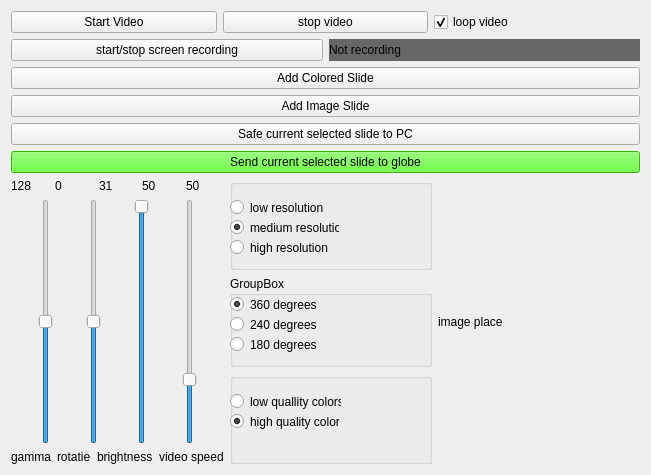
<?xml version="1.0" encoding="UTF-8"?>
<ui version="4.0">
 <class>SlideControl</class>
 <widget class="QWidget" name="SlideControl">
  <property name="geometry">
   <rect>
    <x>0</x>
    <y>0</y>
    <width>651</width>
    <height>475</height>
   </rect>
  </property>
  <property name="windowTitle">
   <string>Form</string>
  </property>
  <layout class="QVBoxLayout" name="verticalLayout_3">
   <item>
    <layout class="QVBoxLayout" name="verticalLayout">
     <item>
      <layout class="QHBoxLayout" name="horizontalLayout_6">
       <item>
        <widget class="QPushButton" name="startVideo">
         <property name="text">
          <string>Start Video</string>
         </property>
        </widget>
       </item>
       <item>
        <widget class="QPushButton" name="pushButton_2">
         <property name="text">
          <string>stop video</string>
         </property>
        </widget>
       </item>
       <item>
        <widget class="QCheckBox" name="loopCheckBox">
         <property name="text">
          <string>loop video</string>
         </property>
         <property name="checked">
          <bool>true</bool>
         </property>
        </widget>
       </item>
      </layout>
     </item>
     <item>
      <layout class="QHBoxLayout" name="horizontalLayout_7">
       <item>
        <widget class="QPushButton" name="pushButton_3">
         <property name="text">
          <string>start/stop screen recording</string>
         </property>
        </widget>
       </item>
       <item>
        <widget class="QLabel" name="recordingStatusLabel">
         <property name="autoFillBackground">
          <bool>false</bool>
         </property>
         <property name="styleSheet">
          <string notr="true">background-color: #666666; color: #000000;
</string>
         </property>
         <property name="text">
          <string>Not recording</string>
         </property>
        </widget>
       </item>
      </layout>
     </item>
     <item>
      <widget class="QPushButton" name="pushButton">
       <property name="text">
        <string>Add Colored Slide</string>
       </property>
      </widget>
     </item>
     <item>
      <widget class="QPushButton" name="addImageButton">
       <property name="text">
        <string>Add Image Slide</string>
       </property>
      </widget>
     </item>
     <item>
      <widget class="QPushButton" name="safeToPc">
       <property name="text">
        <string>Safe current selected slide to PC</string>
       </property>
      </widget>
     </item>
     <item>
      <widget class="QPushButton" name="sendToGlobeButton">
       <property name="styleSheet">
        <string notr="true">background-color: rgb(67, 255, 15);</string>
       </property>
       <property name="text">
        <string>Send current selected slide to globe</string>
       </property>
      </widget>
     </item>
    </layout>
   </item>
   <item>
    <layout class="QHBoxLayout" name="horizontalLayout_4">
     <item>
      <layout class="QVBoxLayout" name="verticalLayout_2">
       <item>
        <layout class="QHBoxLayout" name="horizontalLayout_5">
         <item>
          <widget class="QLabel" name="label_10">
           <property name="text">
            <string>128</string>
           </property>
          </widget>
         </item>
         <item>
          <widget class="QLabel" name="label_9">
           <property name="text">
            <string>0</string>
           </property>
          </widget>
         </item>
         <item>
          <widget class="QLabel" name="label_8">
           <property name="text">
            <string>31</string>
           </property>
          </widget>
         </item>
         <item>
          <widget class="QLabel" name="label_11">
           <property name="text">
            <string>50</string>
           </property>
          </widget>
         </item>
         <item>
          <widget class="QLabel" name="label_7">
           <property name="text">
            <string>50</string>
           </property>
          </widget>
         </item>
        </layout>
       </item>
       <item>
        <layout class="QHBoxLayout" name="horizontalLayout_3">
         <item>
          <widget class="QSlider" name="gammaSlider">
           <property name="maximum">
            <number>255</number>
           </property>
           <property name="singleStep">
            <number>10</number>
           </property>
           <property name="pageStep">
            <number>20</number>
           </property>
           <property name="value">
            <number>128</number>
           </property>
           <property name="orientation">
            <enum>Qt::Vertical</enum>
           </property>
          </widget>
         </item>
         <item>
          <widget class="QSlider" name="rotatieSlider">
           <property name="minimum">
            <number>-128</number>
           </property>
           <property name="maximum">
            <number>128</number>
           </property>
           <property name="singleStep">
            <number>1</number>
           </property>
           <property name="pageStep">
            <number>10</number>
           </property>
           <property name="orientation">
            <enum>Qt::Vertical</enum>
           </property>
          </widget>
         </item>
         <item>
          <widget class="QSlider" name="brightnessSlider">
           <property name="maximum">
            <number>31</number>
           </property>
           <property name="singleStep">
            <number>10</number>
           </property>
           <property name="pageStep">
            <number>20</number>
           </property>
           <property name="value">
            <number>31</number>
           </property>
           <property name="orientation">
            <enum>Qt::Vertical</enum>
           </property>
          </widget>
         </item>
         <item>
          <widget class="QSlider" name="speedSlider">
           <property name="maximum">
            <number>200</number>
           </property>
           <property name="singleStep">
            <number>10</number>
           </property>
           <property name="pageStep">
            <number>20</number>
           </property>
           <property name="value">
            <number>50</number>
           </property>
           <property name="orientation">
            <enum>Qt::Vertical</enum>
           </property>
          </widget>
         </item>
        </layout>
       </item>
       <item>
        <layout class="QHBoxLayout" name="horizontalLayout_2">
         <item>
          <widget class="QLabel" name="label">
           <property name="text">
            <string>gamma</string>
           </property>
          </widget>
         </item>
         <item>
          <widget class="QLabel" name="label_2">
           <property name="text">
            <string>rotatie</string>
           </property>
          </widget>
         </item>
         <item>
          <widget class="QLabel" name="label_3">
           <property name="text">
            <string>brightness</string>
           </property>
          </widget>
         </item>
         <item>
          <widget class="QLabel" name="label_4">
           <property name="text">
            <string>video speed</string>
           </property>
          </widget>
         </item>
        </layout>
       </item>
      </layout>
     </item>
     <item>
      <layout class="QVBoxLayout" name="verticalLayout_4">
       <item>
        <layout class="QVBoxLayout" name="verticalLayout_5">
         <item>
          <layout class="QVBoxLayout" name="verticalLayout_6">
           <item>
            <widget class="QGroupBox" name="groupBox">
             <property name="enabled">
              <bool>true</bool>
             </property>
             <property name="sizePolicy">
              <sizepolicy hsizetype="Minimum" vsizetype="MinimumExpanding">
               <horstretch>0</horstretch>
               <verstretch>0</verstretch>
              </sizepolicy>
             </property>
             <property name="title">
              <string/>
             </property>
             <widget class="QRadioButton" name="ResolutionLow">
              <property name="geometry">
               <rect>
                <x>0</x>
                <y>20</y>
                <width>109</width>
                <height>17</height>
               </rect>
              </property>
              <property name="text">
               <string>low resolution</string>
              </property>
             </widget>
             <widget class="QRadioButton" name="resolutionMedium">
              <property name="geometry">
               <rect>
                <x>0</x>
                <y>40</y>
                <width>109</width>
                <height>17</height>
               </rect>
              </property>
              <property name="text">
               <string>medium resolution</string>
              </property>
              <property name="checked">
               <bool>true</bool>
              </property>
             </widget>
             <widget class="QRadioButton" name="resolutionHigh">
              <property name="geometry">
               <rect>
                <x>0</x>
                <y>60</y>
                <width>109</width>
                <height>17</height>
               </rect>
              </property>
              <property name="text">
               <string>high resolution</string>
              </property>
             </widget>
            </widget>
           </item>
          </layout>
         </item>
         <item>
          <widget class="QGroupBox" name="groupBox_3">
           <property name="sizePolicy">
            <sizepolicy hsizetype="Minimum" vsizetype="MinimumExpanding">
             <horstretch>0</horstretch>
             <verstretch>0</verstretch>
            </sizepolicy>
           </property>
           <property name="title">
            <string>GroupBox</string>
           </property>
           <widget class="QRadioButton" name="degrees360">
            <property name="geometry">
             <rect>
              <x>0</x>
              <y>20</y>
              <width>361</width>
              <height>17</height>
             </rect>
            </property>
            <property name="text">
             <string>360 degrees</string>
            </property>
            <property name="checked">
             <bool>true</bool>
            </property>
           </widget>
           <widget class="QRadioButton" name="degrees240">
            <property name="geometry">
             <rect>
              <x>0</x>
              <y>40</y>
              <width>361</width>
              <height>17</height>
             </rect>
            </property>
            <property name="text">
             <string>240 degrees</string>
            </property>
           </widget>
           <widget class="QRadioButton" name="degrees180">
            <property name="geometry">
             <rect>
              <x>0</x>
              <y>60</y>
              <width>361</width>
              <height>17</height>
             </rect>
            </property>
            <property name="text">
             <string>180 degrees</string>
            </property>
           </widget>
          </widget>
         </item>
         <item>
          <layout class="QVBoxLayout" name="verticalLayout_7">
           <item>
            <widget class="QGroupBox" name="groupBox_2">
             <property name="sizePolicy">
              <sizepolicy hsizetype="Minimum" vsizetype="MinimumExpanding">
               <horstretch>0</horstretch>
               <verstretch>0</verstretch>
              </sizepolicy>
             </property>
             <property name="title">
              <string/>
             </property>
             <widget class="QRadioButton" name="bits4">
              <property name="geometry">
               <rect>
                <x>0</x>
                <y>20</y>
                <width>111</width>
                <height>17</height>
               </rect>
              </property>
              <property name="text">
               <string>low quallity colors</string>
              </property>
             </widget>
             <widget class="QRadioButton" name="bits8">
              <property name="geometry">
               <rect>
                <x>0</x>
                <y>40</y>
                <width>109</width>
                <height>17</height>
               </rect>
              </property>
              <property name="text">
               <string>high quality colors</string>
              </property>
              <property name="checked">
               <bool>true</bool>
              </property>
             </widget>
            </widget>
           </item>
          </layout>
         </item>
        </layout>
       </item>
      </layout>
     </item>
     <item>
      <layout class="QHBoxLayout" name="horizontalLayout">
       <item>
        <widget class="QLabel" name="imageLabel">
         <property name="text">
          <string>image place</string>
         </property>
        </widget>
       </item>
      </layout>
     </item>
    </layout>
   </item>
  </layout>
 </widget>
 <resources/>
 <connections>
  <connection>
   <sender>gammaSlider</sender>
   <signal>valueChanged(int)</signal>
   <receiver>label_10</receiver>
   <slot>setNum(int)</slot>
   <hints>
    <hint type="sourcelabel">
     <x>49</x>
     <y>204</y>
    </hint>
    <hint type="destinationlabel">
     <x>50</x>
     <y>165</y>
    </hint>
   </hints>
  </connection>
  <connection>
   <sender>rotatieSlider</sender>
   <signal>valueChanged(int)</signal>
   <receiver>label_9</receiver>
   <slot>setNum(int)</slot>
   <hints>
    <hint type="sourcelabel">
     <x>93</x>
     <y>195</y>
    </hint>
    <hint type="destinationlabel">
     <x>96</x>
     <y>165</y>
    </hint>
   </hints>
  </connection>
  <connection>
   <sender>brightnessSlider</sender>
   <signal>valueChanged(int)</signal>
   <receiver>label_8</receiver>
   <slot>setNum(int)</slot>
   <hints>
    <hint type="sourcelabel">
     <x>141</x>
     <y>208</y>
    </hint>
    <hint type="destinationlabel">
     <x>142</x>
     <y>160</y>
    </hint>
   </hints>
  </connection>
  <connection>
   <sender>speedSlider</sender>
   <signal>valueChanged(int)</signal>
   <receiver>label_7</receiver>
   <slot>setNum(int)</slot>
   <hints>
    <hint type="sourcelabel">
     <x>190</x>
     <y>227</y>
    </hint>
    <hint type="destinationlabel">
     <x>186</x>
     <y>165</y>
    </hint>
   </hints>
  </connection>
 </connections>
</ui>
